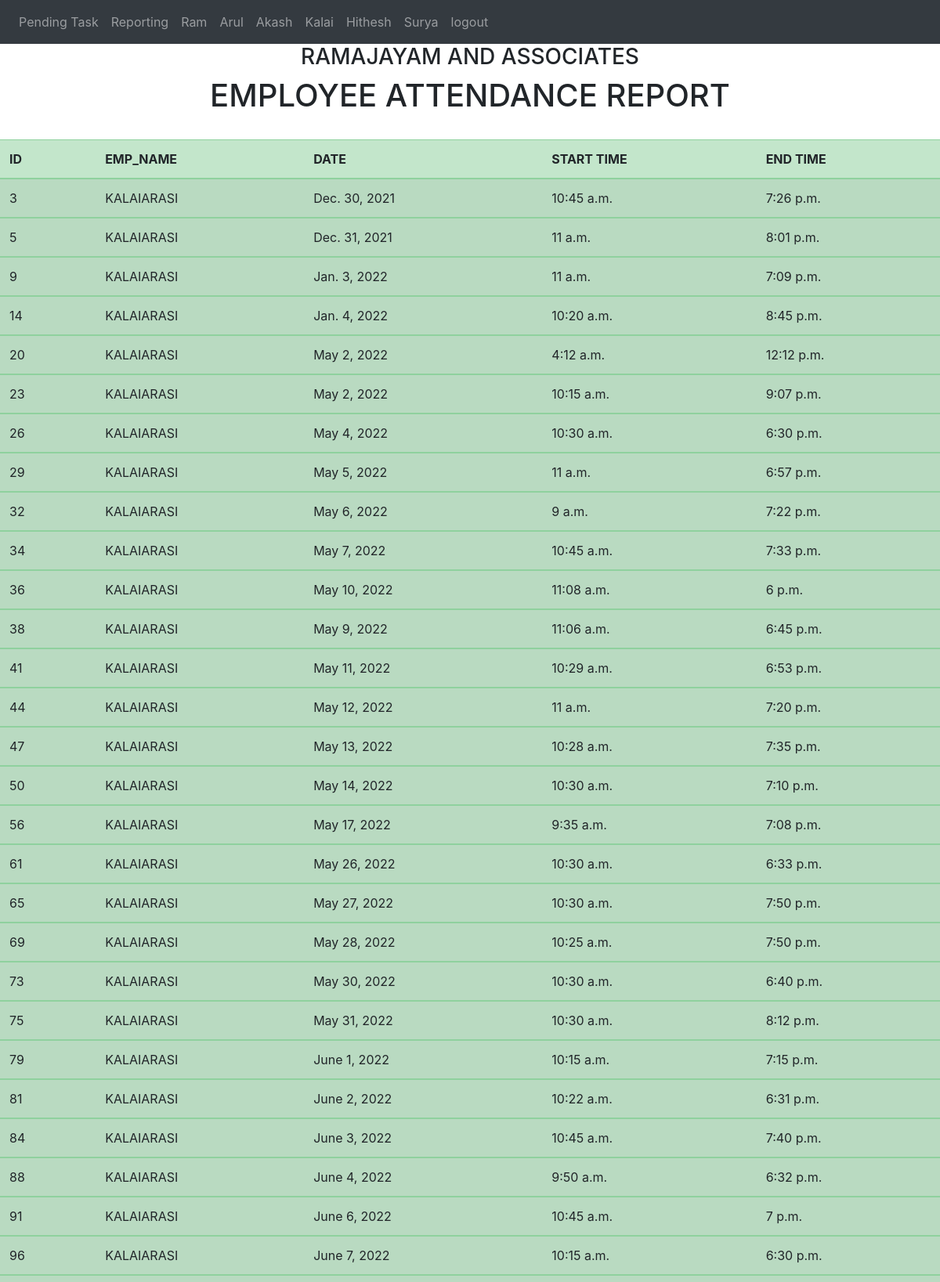
/todolist/emp4 (signed in, upper part), run on the app's committed database.
### todolist_app/models.py (models this page shows)
class emp(models.Model):
    emp_name = models.CharField(max_length=100,null=True)
    date = models.DateField(blank=True,null=True)
    intime = models.TimeField(blank=True,null=True)
    outtime = models.TimeField(blank=True,null=True)

### todolist_app/views.py (the view)
# urls.py: path('emp4',views.emp4,name='emp4'),
@login_required
def emp4(request):
    all4 = emp.objects.filter(emp_name='KALAIARASI')
    return render(request,'emp4.html',{'all':all4})

### todolist_app/templates/emp4.html (shortened to what this page needs)
{% load  static %}
<!doctype html>
<html lang="en">
  <head>
    <link rel="stylesheet" href="https://stackpath.bootstrapcdn.com/bootstrap/4.4.1/css/bootstrap.min.css">
<nav class="navbar navbar-expand-lg navbar-dark bg-dark">
  <div class="collapse navbar-collapse" id="navbarNavAltMarkup">
    <div class="navbar-nav">
      <a class="nav-item nav-link" href="{% url 'todolist' %}">Pending Task</a>
      <a class="nav-item nav-link" href="{% url 'attendance' %}">Reporting</a>
      <a class="nav-item nav-link" href="{% url 'emp1' %}">Ram</a>
      <a class="nav-item nav-link" href="{% url 'emp2' %}">Arul</a>
      <a class="nav-item nav-link" href="{% url 'emp3' %}">Akash</a>
      <a class="nav-item nav-link" href="{% url 'emp4' %}">Kalai</a>
      <a class="nav-item nav-link" href="{% url 'emp5' %}">Hithesh</a>
      <a class="nav-item nav-link" href="{% url 'emp6' %}">Surya</a>
      <a class="nav-item nav-link" href="{% url 'logout' %}">logout</a>
    </div>
  </div>
</nav>
  </head>
  <body><center>
    <h3>RAMAJAYAM AND ASSOCIATES</h3>
    {% block content %}
    <form method="post">
        <center><h1>EMPLOYEE ATTENDANCE REPORT</h1></center></br>
<table class="table table-success table-striped">
    <thead>
        <tr>
            <th scope="col">ID</th>
            <th scope="col">EMP_NAME</th>
            <th scope="col">DATE</th>
            <th scope="col">START TIME</th>
            <th scope="col">END TIME</th>
        </tr>
    </thead>
    {% for x in all %}
    <tbody>
        <td scope="row">{{ x.id }}</td>
        <td scope="row">{{ x.emp_name }}</td>
        <td scope="row">{{ x.date }}</td>
        <td scope="row">{{ x.intime }}</td>
        <td scope="row">{{ x.outtime }}</td>
    {% endfor %}
    </tbody>
</table>
</form>
    {% endblock content %}</center>
  </body>
</html>

### data on the page
emp: id "3", emp_name "KALAIARASI", date "Dec. 30, 2021", intime "10:45 a.m.", outtime "7:26 p.m."
emp: id "5", emp_name "KALAIARASI", date "Dec. 31, 2021", intime "11 a.m.", outtime "8:01 p.m."
emp: id "9", emp_name "KALAIARASI", date "Jan. 3, 2022", intime "11 a.m.", outtime "7:09 p.m."
emp: id "14", emp_name "KALAIARASI", date "Jan. 4, 2022", intime "10:20 a.m.", outtime "8:45 p.m."
emp: id "20", emp_name "KALAIARASI", date "May 2, 2022", intime "4:12 a.m.", outtime "12:12 p.m."
emp: id "23", emp_name "KALAIARASI", date "May 2, 2022", intime "10:15 a.m.", outtime "9:07 p.m."
emp: id "26", emp_name "KALAIARASI", date "May 4, 2022", intime "10:30 a.m.", outtime "6:30 p.m."
emp: id "29", emp_name "KALAIARASI", date "May 5, 2022", intime "11 a.m.", outtime "6:57 p.m."
emp: id "32", emp_name "KALAIARASI", date "May 6, 2022", intime "9 a.m.", outtime "7:22 p.m."
emp: id "34", emp_name "KALAIARASI", date "May 7, 2022", intime "10:45 a.m.", outtime "7:33 p.m."
emp: id "36", emp_name "KALAIARASI", date "May 10, 2022", intime "11:08 a.m.", outtime "6 p.m."
emp: id "38", emp_name "KALAIARASI", date "May 9, 2022", intime "11:06 a.m.", outtime "6:45 p.m."
emp: id "41", emp_name "KALAIARASI", date "May 11, 2022", intime "10:29 a.m.", outtime "6:53 p.m."
emp: id "44", emp_name "KALAIARASI", date "May 12, 2022", intime "11 a.m.", outtime "7:20 p.m."
emp: id "47", emp_name "KALAIARASI", date "May 13, 2022", intime "10:28 a.m.", outtime "7:35 p.m."
emp: id "50", emp_name "KALAIARASI", date "May 14, 2022", intime "10:30 a.m.", outtime "7:10 p.m."
emp: id "56", emp_name "KALAIARASI", date "May 17, 2022", intime "9:35 a.m.", outtime "7:08 p.m."
emp: id "61", emp_name "KALAIARASI", date "May 26, 2022", intime "10:30 a.m.", outtime "6:33 p.m."
emp: id "65", emp_name "KALAIARASI", date "May 27, 2022", intime "10:30 a.m.", outtime "7:50 p.m."
emp: id "69", emp_name "KALAIARASI", date "May 28, 2022", intime "10:25 a.m.", outtime "7:50 p.m."
emp: id "73", emp_name "KALAIARASI", date "May 30, 2022", intime "10:30 a.m.", outtime "6:40 p.m."
emp: id "75", emp_name "KALAIARASI", date "May 31, 2022", intime "10:30 a.m.", outtime "8:12 p.m."
emp: id "79", emp_name "KALAIARASI", date "June 1, 2022", intime "10:15 a.m.", outtime "7:15 p.m."
emp: id "81", emp_name "KALAIARASI", date "June 2, 2022", intime "10:22 a.m.", outtime "6:31 p.m."
emp: id "84", emp_name "KALAIARASI", date "June 3, 2022", intime "10:45 a.m.", outtime "7:40 p.m."
emp: id "88", emp_name "KALAIARASI", date "June 4, 2022", intime "9:50 a.m.", outtime "6:32 p.m."
emp: id "91", emp_name "KALAIARASI", date "June 6, 2022", intime "10:45 a.m.", outtime "7 p.m."
emp: id "96", emp_name "KALAIARASI", date "June 7, 2022", intime "10:15 a.m.", outtime "6:30 p.m."
